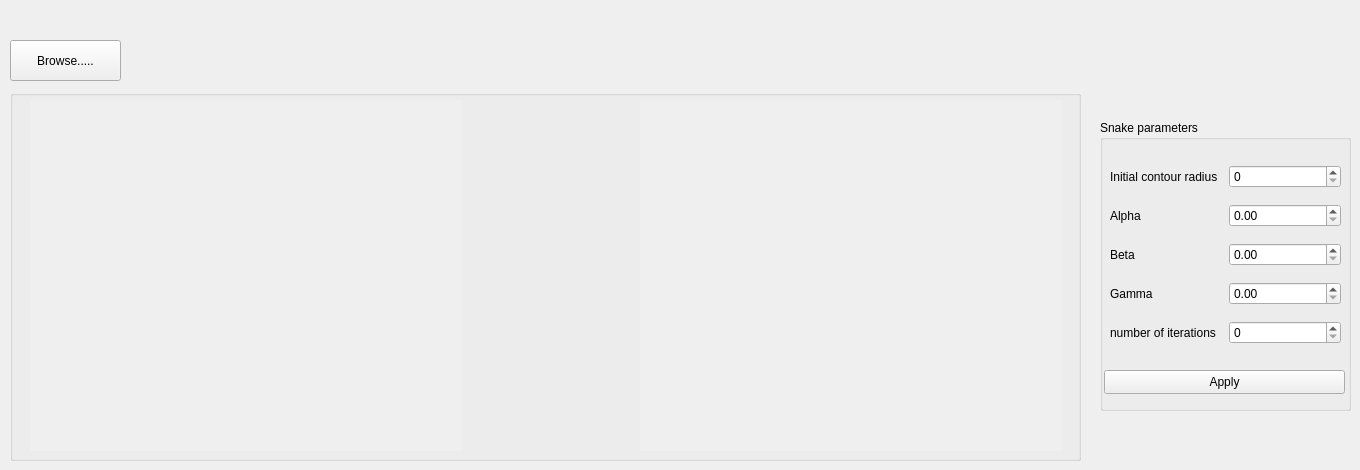
    <widget class="QWidget" name="tab_9">
     <attribute name="title">
      <string>Tab 5</string>
     </attribute>
     <widget class="QPushButton" name="tab5_Browse_2">
      <property name="geometry">
       <rect>
        <x>10</x>
        <y>40</y>
        <width>111</width>
        <height>41</height>
       </rect>
      </property>
      <property name="text">
       <string>Browse.....</string>
      </property>
     </widget>
     <widget class="QGroupBox" name="groupBox_4">
      <property name="geometry">
       <rect>
        <x>1100</x>
        <y>120</y>
        <width>251</width>
        <height>291</height>
       </rect>
      </property>
      <property name="title">
       <string>Snake parameters</string>
      </property>
      <widget class="QLabel" name="label_6">
       <property name="geometry">
        <rect>
         <x>-40</x>
         <y>-110</y>
         <width>229</width>
         <height>131</height>
        </rect>
       </property>
       <property name="text">
        <string>Gamma</string>
       </property>
      </widget>
      <widget class="QPushButton" name="snake_2">
       <property name="geometry">
        <rect>
         <x>4</x>
         <y>250</y>
         <width>241</width>
         <height>24</height>
        </rect>
       </property>
       <property name="text">
        <string>Apply</string>
       </property>
      </widget>
      <widget class="QWidget" name="layoutWidget_16">
       <property name="geometry">
        <rect>
         <x>10</x>
         <y>35</y>
         <width>231</width>
         <height>201</height>
        </rect>
       </property>
       <layout class="QVBoxLayout" name="verticalLayout_12">
        <item>
         <layout class="QHBoxLayout" name="horizontalLayout_5">
          <item>
           <widget class="QLabel" name="label">
            <property name="text">
             <string>Initial contour radius</string>
            </property>
           </widget>
          </item>
          <item>
           <widget class="QSpinBox" name="radius"/>
          </item>
         </layout>
        </item>
        <item>
         <layout class="QHBoxLayout" name="horizontalLayout_21">
          <item>
           <widget class="QLabel" name="label_7">
            <property name="text">
             <string>Alpha</string>
            </property>
           </widget>
          </item>
          <item>
           <widget class="QDoubleSpinBox" name="alpha_2"/>
          </item>
         </layout>
        </item>
        <item>
         <layout class="QHBoxLayout" name="horizontalLayout_22">
          <item>
           <widget class="QLabel" name="label_8">
            <property name="text">
             <string>Beta</string>
            </property>
           </widget>
          </item>
          <item>
           <widget class="QDoubleSpinBox" name="beta_2"/>
          </item>
         </layout>
        </item>
        <item>
         <layout class="QHBoxLayout" name="horizontalLayout_23">
          <item>
           <widget class="QLabel" name="label_9">
            <property name="text">
             <string>Gamma</string>
            </property>
           </widget>
          </item>
          <item>
           <widget class="QDoubleSpinBox" name="gamma_2"/>
          </item>
         </layout>
        </item>
        <item>
         <layout class="QHBoxLayout" name="horizontalLayout_24">
          <item>
           <widget class="QLabel" name="label_10">
            <property name="text">
             <string>number of iterations</string>
            </property>
           </widget>
          </item>
          <item>
           <widget class="QSpinBox" name="iterations_2"/>
          </item>
         </layout>
        </item>
       </layout>
      </widget>
     </widget>
     <widget class="QGroupBox" name="tab3groupBox_12">
      <property name="geometry">
       <rect>
        <x>10</x>
        <y>90</y>
        <width>1071</width>
        <height>371</height>
       </rect>
      </property>
      <property name="title">
       <string/>
      </property>
      <widget class="QLabel" name="tab5_image1_2">
       <property name="geometry">
        <rect>
         <x>20</x>
         <y>10</y>
         <width>431</width>
         <height>351</height>
        </rect>
       </property>
       <property name="autoFillBackground">
        <bool>true</bool>
       </property>
       <property name="text">
        <string/>
       </property>
      </widget>
      <widget class="QLabel" name="tab5_image2_2">
       <property name="geometry">
        <rect>
         <x>630</x>
         <y>10</y>
         <width>421</width>
         <height>351</height>
        </rect>
       </property>
       <property name="autoFillBackground">
        <bool>true</bool>
       </property>
       <property name="text">
        <string/>
       </property>
      </widget>
     </widget>
    </widget>
